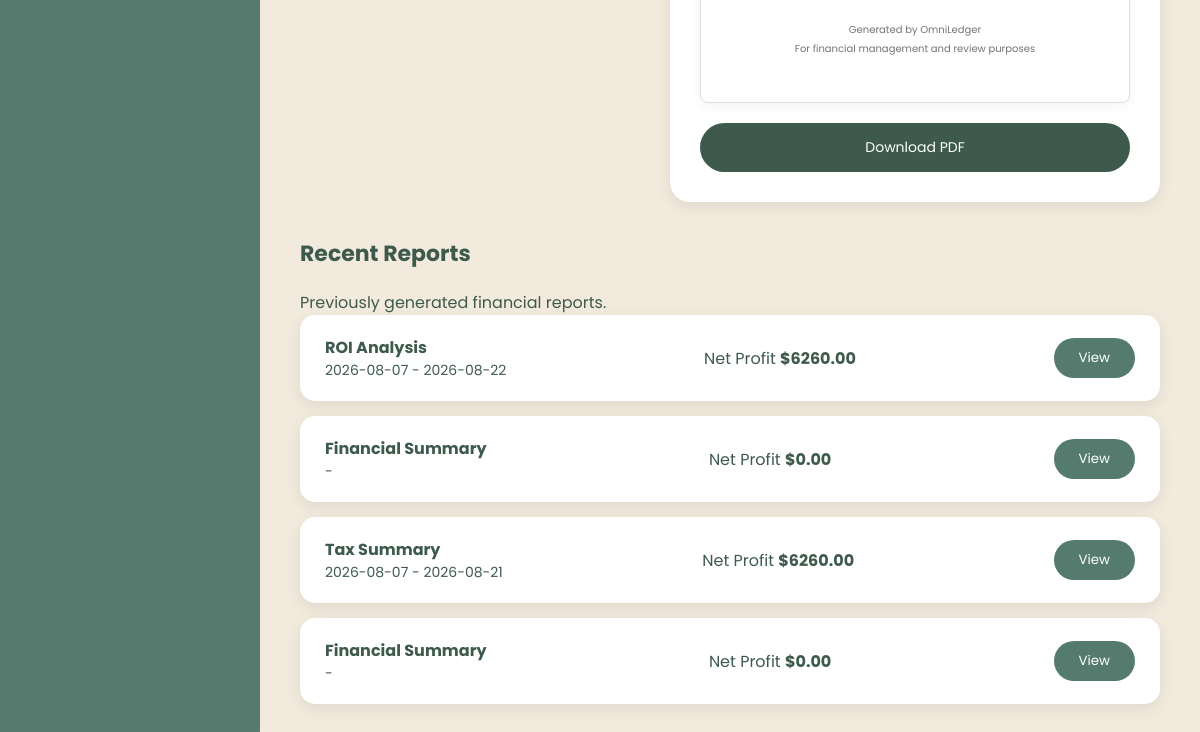
The page /reports (signed in, lower part) on the database as committed earlier.
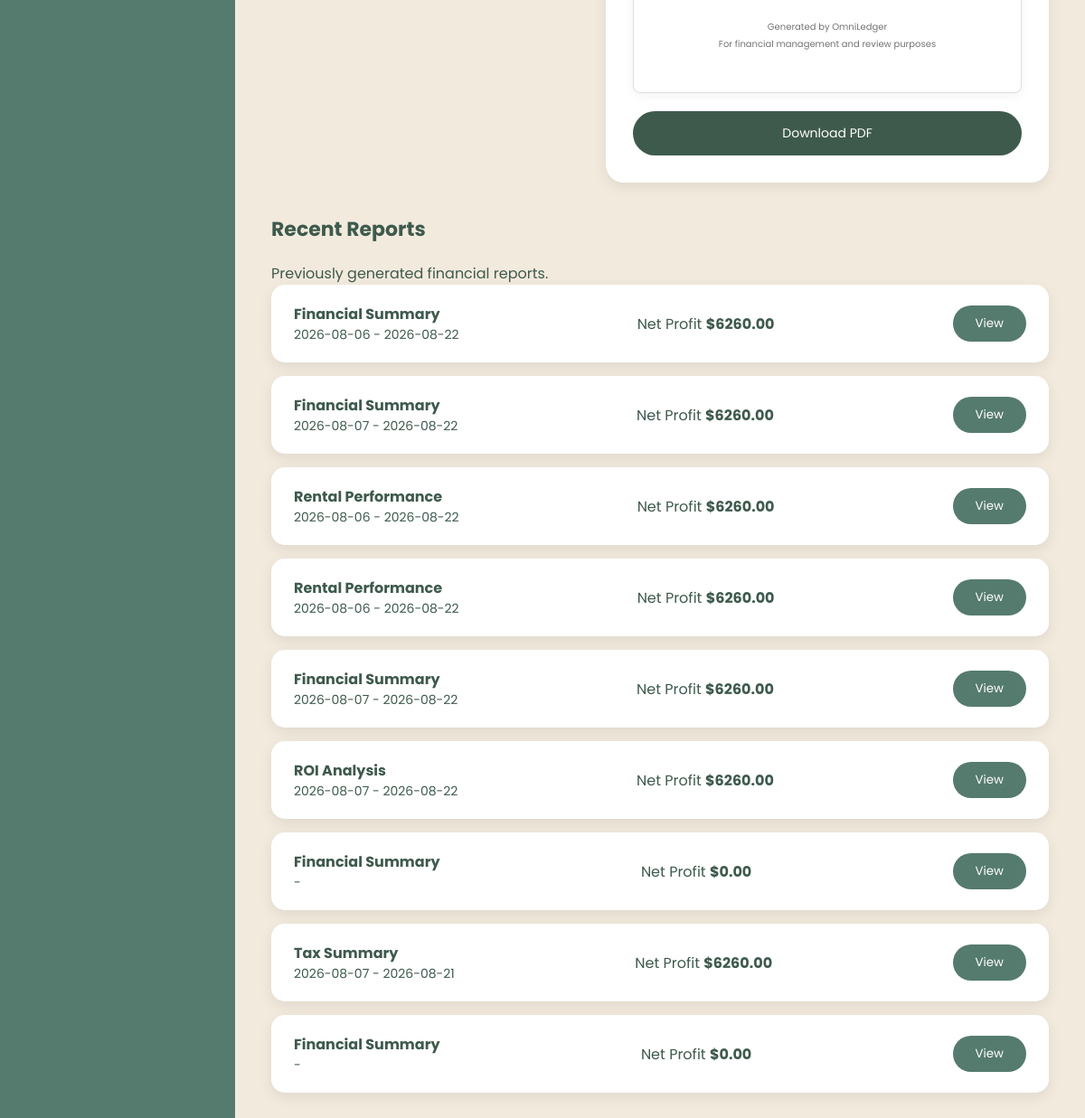
The same page on the database as committed later.
### tables this page shows
CREATE TABLE Reports(

    reportID INTEGER PRIMARY KEY AUTOINCREMENT,

    userID INTEGER NOT NULL,

    reportType TEXT,

    startDate TEXT,

    endDate TEXT,

    totalIncome REAL,

    totalExpense REAL,

    totalBills REAL,

    netProfit REAL,

    roi REAL,

    predictedInsights TEXT,

    FOREIGN KEY(userID)
        REFERENCES Users(userID)

);

### app.py (the view)
@app.route("/reports")
def reports():
    userID = session["userID"]
    properties = get_properties(userID)
    reports = get_reports(userID)
    return render_template(
        "reports.html",
        properties=properties,
        reports=reports
    )

### database/database.py (called while the page is built)
def connect_database():
    connection = sqlite3.connect(
        DATABASE_NAME
    )
    connection.row_factory = sqlite3.Row
    connection.execute(
        "PRAGMA foreign_keys = ON"
    )
    return connection

### database/models.py (called while the page is built)
def get_properties(userID):
    conn = connect_database()
    cursor = conn.cursor()
    cursor.execute("""
        SELECT *
        FROM Properties
        WHERE userID = ?
    """, (userID,))
    properties = cursor.fetchall()
    conn.close()
    return properties

def get_reports(userID):
    conn = connect_database()
    cursor = conn.cursor()
    cursor.execute("""
        SELECT *
        FROM Reports
        WHERE userID = ?
        ORDER BY reportID DESC
    """, (userID,))
    reports = cursor.fetchall()
    conn.close()
    return reports

### templates/reports.html (shortened to what this page needs)
<!DOCTYPE html>
<html lang="en">
<head>
    <link
        rel="stylesheet"
        href="{{ url_for('static', filename='css/reports.css') }}"
    >
</head>
<body>
<div class="dashboard-container">
    <aside class="sidebar">
    </aside>
    <main class="main-content">
        <section class="report-layout">
            <div class="report-preview-card">
                <div class="preview-paper">
                    <div class="report-footer">
                        <p>
                            Generated by OmniLedger
                        </p>
                        <p>
                            For financial management and review purposes
                        </p>
                    </div>
                </div>
                <button
                    class="download-button"
                    type="button"
                >
                    Download PDF
                </button>
            </div>
        </section>
        <section class="recent-reports">
            <div class="recent-header">
                <div>
                    <h3>
                        Recent Reports
                    </h3>
                    <p>
                        Previously generated financial reports.
                    </p>
                </div>
            </div>
            {% if reports %}
                {% for report in reports %}
                <div class="report-history-card">
                    <div class="report-history-info">
                        <h4>
                            {{ report[2] }}
                        </h4>
                        <p>
                            {{ report[3] }}
                            -
                            {{ report[4] }}
                        </p>
                    </div>
                    <div class="report-history-values">
                        <span>
                            Net Profit
                        </span>
                        <strong>
                            ${{ "%.2f"|format(report[8] or 0) }}
                        </strong>
                    </div>
                    <button
                        type="button"
                        class="view-report-button"
                    >
                        View
                    </button>
                </div>
                {% endfor %}
            {% endif %}
        </section>
    </main>
</div>
</body>
</html>

### static/css/reports.css (style rules this page uses)
* { margin: 0; padding: 0; box-sizing: border-box; }
body { font-family: 'Poppins', sans-serif; background: #f2eadd; color: #3e5a4c; }
button, input, select, textarea { font-family: 'Poppins', sans-serif; }
.dashboard-container { display: flex; width: 100%; min-height: 100vh; }
.sidebar { width: 260px; min-height: 100vh; background: #557b6e; padding: 35px 25px; display: flex; flex-direction: column; border-top-right-radius: 18px; border-bottom-right-radius: 18px; flex-shrink: 0; }
.main-content { flex: 1; padding: 30px 40px; min-width: 0; }
.report-layout { display: grid; grid-template-columns: 390px minmax(0, 1fr); gap: 30px; align-items: start; }
.report-preview-card { background: white; padding: 30px; border-radius: 20px; box-shadow: 0 5px 15px rgba(0, 0, 0, 0.08); }
.preview-paper { background: #ffffff; border: 1px solid #dedede; border-radius: 8px; padding: 42px; box-shadow: 0 3px 12px rgba(0, 0, 0, 0.05); }
.report-footer { text-align: center; padding-top: 20px; }
.report-footer p { color: #737373; font-size: 10px; margin: 3px 0; }
.download-button { width: 100%; margin-top: 20px; padding: 14px; border: none; border-radius: 25px; background: #3e5a4c; color: white; font-family: 'Poppins', sans-serif; font-size: 14px; cursor: pointer; transition: 0.2s; }
.recent-reports { margin-top: 35px; }
.recent-reports h3 { font-size: 22px; margin-bottom: 20px; }
.report-history-card { background: white; padding: 20px 25px; border-radius: 15px; display: flex; justify-content: space-between; align-items: center; margin-bottom: 15px; box-shadow: 0 5px 15px rgba(0,0,0,0.08); }
.report-history-card p { color: #3e5a4c; font-size: 14px; }
.report-history-card button { background: #557b6e; color: white; border: none; padding: 10px 25px; border-radius: 25px; font-family: 'Poppins', sans-serif; cursor: pointer; transition: 0.2s; }
@media (max-width: 1250px) { .report-layout { grid-template-columns: 340px minmax(0, 1fr); } }

Rows that differ between the two databases and show on the page:
added Reports: reportType "Financial Summary", startDate "2026-08-06", endDate "2026-08-22", netProfit "6260.00"
added Reports: reportType "Financial Summary", startDate "2026-08-07", endDate "2026-08-22", netProfit "6260.00"
added Reports: reportType "Rental Performance", startDate "2026-08-06", endDate "2026-08-22", netProfit "6260.00"
added Reports: reportType "Rental Performance", startDate "2026-08-06", endDate "2026-08-22", netProfit "6260.00"
added Reports: reportType "Financial Summary", startDate "2026-08-07", endDate "2026-08-22", netProfit "6260.00"
